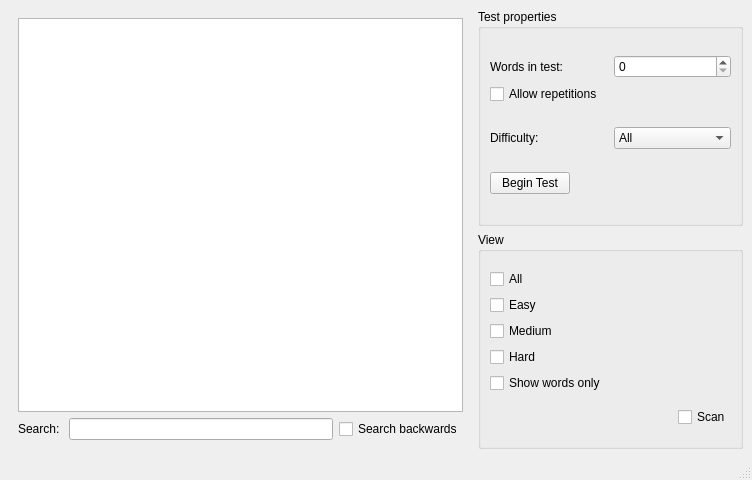
<?xml version="1.0" encoding="UTF-8"?>
<ui version="4.0">
 <class>WordTesterWindow</class>
 <widget class="QMainWindow" name="WordTesterWindow">
  <property name="geometry">
   <rect>
    <x>0</x>
    <y>0</y>
    <width>752</width>
    <height>480</height>
   </rect>
  </property>
  <property name="minimumSize">
   <size>
    <width>752</width>
    <height>480</height>
   </size>
  </property>
  <property name="windowTitle">
   <string>Word Tester</string>
  </property>
  <widget class="QWidget" name="centralwidget">
   <layout class="QGridLayout" name="gridLayout" rowstretch="0,0" columnstretch="7,4">
    <item row="0" column="0" rowspan="2">
     <widget class="QWidget" name="wordTableWidget" native="true">
      <layout class="QGridLayout" name="gridLayout_2">
       <item row="0" column="0">
        <widget class="WordTableView" name="wordsTable">
         <property name="sizePolicy">
          <sizepolicy hsizetype="Expanding" vsizetype="Expanding">
           <horstretch>0</horstretch>
           <verstretch>0</verstretch>
          </sizepolicy>
         </property>
         <property name="minimumSize">
          <size>
           <width>351</width>
           <height>0</height>
          </size>
         </property>
        </widget>
       </item>
       <item row="1" column="0">
        <widget class="QFrame" name="searchBarFrame">
         <property name="frameShape">
          <enum>QFrame::NoFrame</enum>
         </property>
         <property name="frameShadow">
          <enum>QFrame::Raised</enum>
         </property>
         <layout class="QHBoxLayout" name="horizontalLayout_3">
          <property name="margin">
           <number>0</number>
          </property>
          <item>
           <widget class="QLabel" name="label">
            <property name="text">
             <string>Search: </string>
            </property>
            <property name="buddy">
             <cstring>searchLineEdit</cstring>
            </property>
           </widget>
          </item>
          <item>
           <widget class="QLineEdit" name="searchLineEdit"/>
          </item>
          <item>
           <widget class="QCheckBox" name="searchCheckBox">
            <property name="text">
             <string>Search backwards</string>
            </property>
           </widget>
          </item>
         </layout>
        </widget>
       </item>
      </layout>
     </widget>
    </item>
    <item row="0" column="1">
     <widget class="QGroupBox" name="groupBox">
      <property name="title">
       <string>Test properties</string>
      </property>
      <layout class="QVBoxLayout" name="verticalLayout_3">
       <item>
        <layout class="QVBoxLayout" name="verticalLayout_2">
         <item>
          <layout class="QHBoxLayout" name="horizontalLayout">
           <item>
            <widget class="QLabel" name="label_2">
             <property name="minimumSize">
              <size>
               <width>105</width>
               <height>0</height>
              </size>
             </property>
             <property name="text">
              <string>Words in test:</string>
             </property>
             <property name="scaledContents">
              <bool>true</bool>
             </property>
             <property name="buddy">
              <cstring>numberOfWordsSpinBox</cstring>
             </property>
            </widget>
           </item>
           <item>
            <widget class="QSpinBox" name="numberOfWordsSpinBox">
             <property name="maximum">
              <number>999</number>
             </property>
            </widget>
           </item>
          </layout>
         </item>
         <item>
          <widget class="QCheckBox" name="repetitionsCheckBox">
           <property name="text">
            <string>Allow repetitions</string>
           </property>
          </widget>
         </item>
        </layout>
       </item>
       <item>
        <layout class="QHBoxLayout" name="horizontalLayout_4">
         <item>
          <widget class="QLabel" name="label_3">
           <property name="text">
            <string>Difficulty:</string>
           </property>
           <property name="buddy">
            <cstring>testDifficultyComboBox</cstring>
           </property>
          </widget>
         </item>
         <item>
          <widget class="QComboBox" name="testDifficultyComboBox">
           <item>
            <property name="text">
             <string>All</string>
            </property>
           </item>
           <item>
            <property name="text">
             <string>Easy</string>
            </property>
           </item>
           <item>
            <property name="text">
             <string>Medium</string>
            </property>
           </item>
           <item>
            <property name="text">
             <string>Hard</string>
            </property>
           </item>
          </widget>
         </item>
        </layout>
       </item>
       <item>
        <layout class="QHBoxLayout" name="horizontalLayout_2">
         <item>
          <widget class="QPushButton" name="beginTestButton">
           <property name="text">
            <string>Begin Test</string>
           </property>
          </widget>
         </item>
         <item>
          <spacer name="horizontalSpacer">
           <property name="orientation">
            <enum>Qt::Horizontal</enum>
           </property>
           <property name="sizeHint" stdset="0">
            <size>
             <width>40</width>
             <height>20</height>
            </size>
           </property>
          </spacer>
         </item>
        </layout>
       </item>
      </layout>
     </widget>
    </item>
    <item row="1" column="1">
     <widget class="QGroupBox" name="groupBox_2">
      <property name="title">
       <string>View</string>
      </property>
      <layout class="QGridLayout" name="gridLayout_3">
       <item row="0" column="0">
        <layout class="QVBoxLayout" name="verticalLayout">
         <item>
          <widget class="QCheckBox" name="allCheckBox">
           <property name="text">
            <string>All</string>
           </property>
          </widget>
         </item>
         <item>
          <widget class="QCheckBox" name="easyCheckBox">
           <property name="text">
            <string>Easy</string>
           </property>
          </widget>
         </item>
         <item>
          <widget class="QCheckBox" name="mediumCheckBox">
           <property name="text">
            <string>Medium</string>
           </property>
          </widget>
         </item>
         <item>
          <widget class="QCheckBox" name="hardCheckBox">
           <property name="text">
            <string>Hard</string>
           </property>
          </widget>
         </item>
         <item>
          <widget class="QCheckBox" name="wordsOnlyCheckBox">
           <property name="text">
            <string>Show words only</string>
           </property>
          </widget>
         </item>
        </layout>
       </item>
       <item row="1" column="0">
        <layout class="QHBoxLayout" name="horizontalLayout_5">
         <property name="sizeConstraint">
          <enum>QLayout::SetMaximumSize</enum>
         </property>
         <item>
          <spacer name="horizontalSpacer_2">
           <property name="orientation">
            <enum>Qt::Horizontal</enum>
           </property>
           <property name="sizeHint" stdset="0">
            <size>
             <width>40</width>
             <height>20</height>
            </size>
           </property>
          </spacer>
         </item>
         <item>
          <widget class="QCheckBox" name="scanCheckBox">
           <property name="text">
            <string>Scan</string>
           </property>
          </widget>
         </item>
        </layout>
       </item>
      </layout>
     </widget>
    </item>
   </layout>
  </widget>
  <widget class="QMenuBar" name="menubar">
   <property name="geometry">
    <rect>
     <x>0</x>
     <y>0</y>
     <width>752</width>
     <height>25</height>
    </rect>
   </property>
  </widget>
  <widget class="QStatusBar" name="statusbar"/>
 </widget>
 <customwidgets>
  <customwidget>
   <class>WordTableView</class>
   <extends>QTableView</extends>
   <header>WordTableView.h</header>
  </customwidget>
 </customwidgets>
 <resources/>
 <connections/>
 <designerdata>
  <property name="gridDeltaX">
   <number>10</number>
  </property>
  <property name="gridDeltaY">
   <number>10</number>
  </property>
  <property name="gridSnapX">
   <bool>true</bool>
  </property>
  <property name="gridSnapY">
   <bool>true</bool>
  </property>
  <property name="gridVisible">
   <bool>true</bool>
  </property>
 </designerdata>
</ui>
